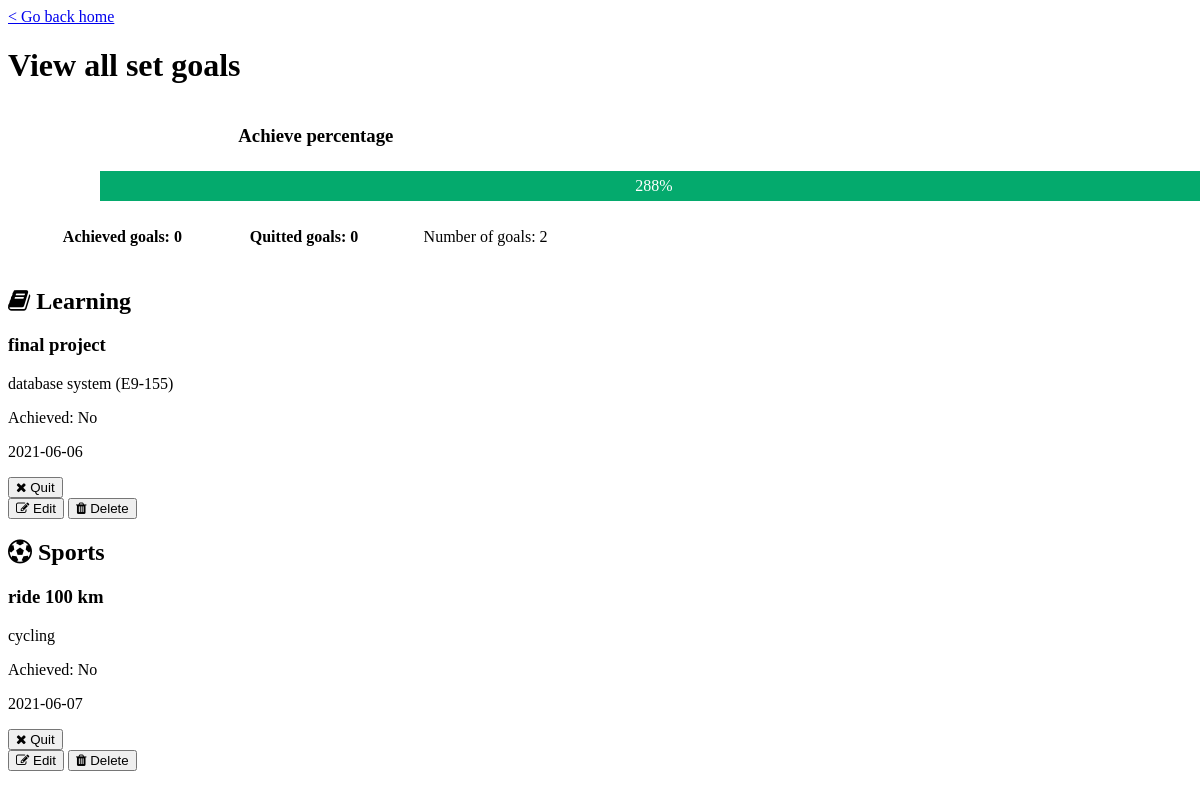
Page /goals/listAll on the earlier database version.
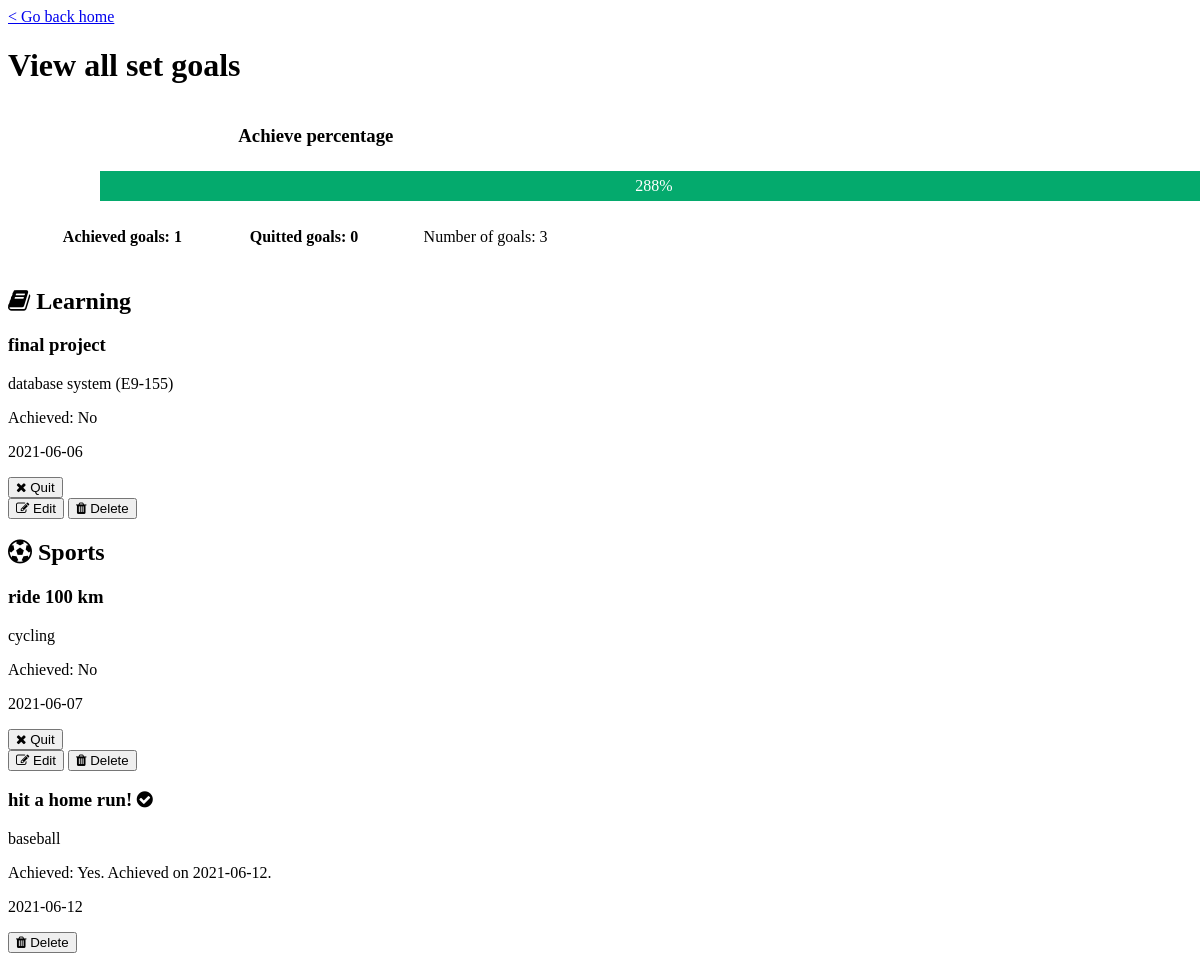
Same page on the later database version.
### MainApp/models.py (models this page shows, shortened)
class Goals(db.Model):
    __tablename__ = 'Goals'
    GoalNumber = db.Column(db.CHAR(6), primary_key=True)
    ItemNumber = db.Column(db.CHAR(6), db.ForeignKey('Items.ItemNumber', ondelete='CASCADE'), nullable=False)
    Goal = db.Column(db.VARCHAR(100), nullable=False)
    Achieved = db.Column(db.CHAR(1), nullable=False)
    SetDate = db.Column(db.CHAR(10))
    AchieveDate = db.Column(db.CHAR(10))
    '''
    __table_args__ = (
        db.ForeignKeyConstraint(['ItemNumber'], ['Items.ItemNumber']),
    )
    '''
    goal_referenced_by_record = db.relationship('Records', lazy=True, foreign_keys='Records.GoalNumber')

class Items(db.Model):
    __tablename__ = 'Items'
    Category = db.Column(db.VARCHAR(20), nullable=False)
    ItemNumber = db.Column(db.CHAR(6), primary_key=True)
    Name = db.Column(db.VARCHAR(50), nullable=False)
    item_referenced_by_record = db.relationship('Records', lazy=True, cascade='delete')
    item_referenced_by_goal = db.relationship('Goals', lazy=True, cascade='delete')

### main.py (the view)
@app.route('/goals/listAll')
def goals_listAll():
    return goals_views.listGoals()

### MainApp/templates/goals/goal_listAll.html (shortened to what this page needs)
<!doctype html>
<html>
    <link rel="stylesheet" href="/static/goals/goal_listAll_css.css">
    <link rel="stylesheet" href="https://cdnjs.cloudflare.com/ajax/libs/font-awesome/4.7.0/css/font-awesome.min.css">
    <body onload="setInfo()">
        <a href="/home" title="go to Homepage">&lt; Go back home</a>
        <div id="titleContainer">
            <h1 class="containerTitle">View all set goals</h1>
            <div id="progressContainer">
                <div class="progress" id="messageContainer">
                    <h3 class="message">Achieve percentage</h3>
                </div>
                <div class="progress" id="barContainer">
                    <div id="bar">{{percentage}}%</div>
                </div>
            </div>
            <div id="progressDetailContainer">
                <div class="progressDetail" id="numberOfAchievedGoals">
                    <h4 class="numberOfAchievedGoals">Achieved goals: {{numberOfAchievedGoals}}</h4>
                </div>
                <div class="progressDetail" id="numberOfQuittedGoals">
                    <h4 class="numberOfAchievedGoals">Quitted goals: {{numberOfQuittedGoals}}</h4>
                </div>
                <div class="progressDetail" id="numberOfGoalsContainer">
                    <p class="numberOfGoals">Number of goals: {{numberOfGoals}}</p>
                </div>
            </div>
        </div>
        <div class="goals" id="goalListContainer">
            <h2 class="learningGoals"><i class="fa fa-book"></i> Learning</h2>
            <div id="learningGoalsContainer">
                {% for g in learningGoals %}
                <div id="goalContainer">
                    {% if g.Achieved == 'Y' %}
                        <h3 class="goal" id="goal"><i class="fa fa-check-circle"></i> {{g.Goal}}</h3>
                    {% elif g.Achieved == 'Q' %}
                        <h3 class="goal" id="goal"><i class="fa fa-times-circle"></i> {{g.Goal}}</h3>
                    {% else %}
                        <h3 class="goal" id="goal">{{g.Goal}}</h3>
                    {% endif %}
                    {% if g.Category == 'Learning' %}
                        <p class="goal" id="item">{{g.Name}} ({{g.ItemNumber}})</p>
                    {% else %}
                        <p class="goal" id="item">{{g.Name}}</p>
                    {% endif %}
                    {% if g.Achieved == 'Y' %}
                        <p class="goal" id="achieveInfo">Achieved: Yes. Achieved on {{g.AchieveDate}}.</p>
                    {% elif g.Achieved == 'N' %}
                        <p class="goal" id="achieveInfo">Achieved: No</p>
                    {% else %}
                        <p class="goal" id="achieveInfo">Failed</p>
                    {% endif %}
                    <p class="goal" id="setDate">{{g.SetDate}}</p>
                    <div id="buttonContainer">
                        {% if g.Achieved == 'N' %}
                            <button id="quitRequestButton" onclick="quitWarn('{{g.GoalNumber}}')"><i class="fa fa-close"></i> Quit</button>
                            <br>
                            <button id="modifyRequestButton" onclick="sendModifyRequest('{{g.GoalNumber}}')"><i class="fa fa-edit"></i> Edit</button>
                        {% endif %}
                        <button id="deleteRequestButton" onclick="deleteWarn('{{g.GoalNumber}}')"><i class="fa fa-trash"></i> Delete</button>
                    </div>
                </div>
                {% endfor %}
            </div>
            <h2 class="sportsGoals"><i class="fa fa-soccer-ball-o"></i> Sports</h2>
            <div id="sportsGoalsContainer">
                {% for g in sportsGoals %}
                <div id="goalContainer">
                    {% if g.Achieved == 'Y' %}
                        <h3 class="goal" id="goal">{{g.Goal}} <i class="fa fa-check-circle"></i></h3>
                    {% elif g.Achieved == 'Q' %}
                        <h3 class="goal" id="goal">{{g.Goal}} <i class="fa fa-times-circle"></i></h3>
                    {% else %}
                        <h3 class="goal" id="goal">{{g.Goal}}</h3>
                    {% endif %}
                    {% if g.Category == 'Learning' %}
                        <p class="goal" id="item">{{g.Name}} ({{g.ItemNumber}})</p>
                    {% else %}
                        <p class="goal" id="item">{{g.Name}}</p>
                    {% endif %}
                    {% if g.Achieved == 'Y' %}
                        <p class="goal" id="achieveInfo">Achieved: Yes. Achieved on {{g.AchieveDate}}.</p>
                    {% elif g.Achieved == 'N' %}
                        <p class="goal" id="achieveInfo">Achieved: No</p>
                    {% else %}
                        <p class="goal" id="achieveInfo">Failed</p>
                    {% endif %}
                    <p class="goal" id="setDate">{{g.SetDate}}</p>
                    <div id="buttonContainer">
                        {% if g.Achieved == 'N' %}
                            <button id="quitRequestButton" onclick="quitWarn('{{g.GoalNumber}}')"><i class="fa fa-close"></i> Quit</button>
                            <br>
                            <button id="modifyRequestButton" onclick="sendModifyRequest('{{g.GoalNumber}}')"><i class="fa fa-edit"></i> Edit</button>
                        {% endif %}
                        <button id="deleteRequestButton" onclick="deleteWarn('{{g.GoalNumber}}')"><i class="fa fa-trash"></i> Delete</button>
                    </div>
                </div>
                {% endfor %}
            </div>
        </div>
    </body>
</html>

### MainApp/static/goals/goal_listAll_css.css (style rules this page uses)
#progressContainer { width: 50%; text-align: center; display: inline-block; }
.progress { display: inline-block; }
#messageContainer { width: auto; text-align: left; margin: 0% 1% 0% 5%; }
#barContainer { width: 65%; background-color: rgb(197, 197, 197); margin: 1% 5% 1% 1%; align-items: center; }
#bar { width: 0%; height: 30px; background-color: #04AA6D; text-align: center; line-height: 30px; color: white; }
#numberOfAchievedGoals { margin: 0; }
#progressDetailContainer { width: 50%; text-align: center; display: inline-block; }
.progressDetail { width: 30%; display: inline-block; }

Differences in the rows shown:
added Goals: Goal "hit a home run!", Name "baseball", AchieveDate "2021-06-12", SetDate "2021-06-12", shown under "Sports"
Other differences:
{{ numberOfAchievedGoals }}: "0" → "1"
{{ numberOfGoals }}: "2" → "3"
